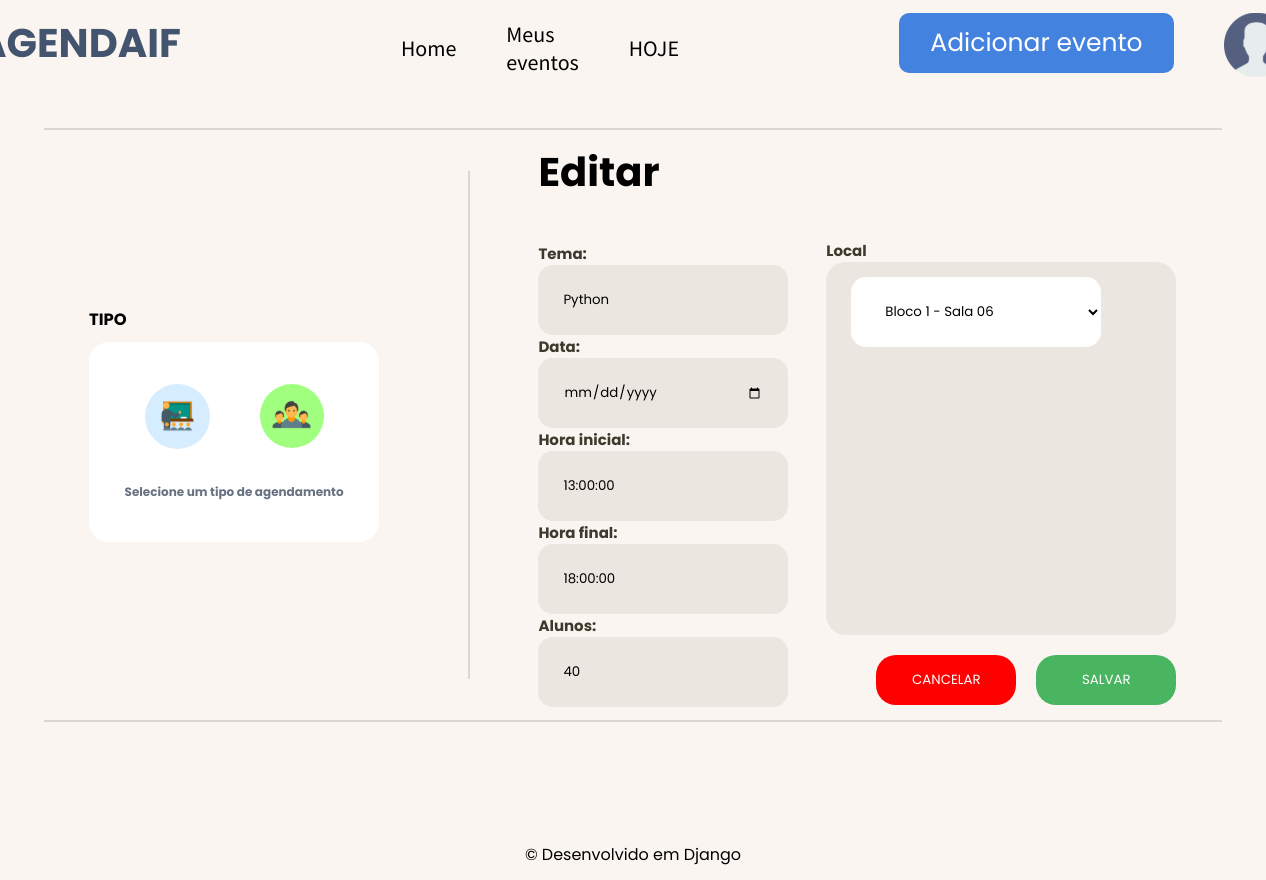
The app's page /eventos/edit/63 (signed in) with its own data.
### events/models.py (models this page shows, shortened)
class Eventos(models.Model):
    name = models.CharField(max_length=80, verbose_name= 'Disciplina ou Tema:')
    registrationDate = models.DateField(default= date.today, verbose_name= 'Data')
    timeStart = models.TimeField( verbose_name= 'Hora inicial')
    timeEnd = models.TimeField(verbose_name= 'Hora final')
    meals = models.DecimalField(max_digits=3, decimal_places= 0, verbose_name= 'Refeições')
    tipo = models.CharField(max_length=12)
    local = models.ForeignKey(Salas, on_delete= models.DO_NOTHING, verbose_name= 'Local')
    user = models.ForeignKey(User, on_delete=models.DO_NOTHING)
    class Meta:
        verbose_name = 'Evento'

### events/views.py (the view, shortened to what this page needs)
# urls.py: path('edit/<int:id>', views.update, name='edit'),
def update(request, id):
    if request.method == 'GET':
            user = User.objects.get(id = request.session['user'])
            evento = Eventos.objects.filter(id = id)
            events = Eventos.objects.get(id = id)
            if user == events.user:
                form = AddEvent(instance = events)
                form.fields['user'].initial = request.session['user']
                form.fields['tipo'].initial = 'Aula'
                return render(request, 'editEvent.html', {'form': form, 'event': events, 'evento:': evento, 'user': user})
            elif user.tipo == "admin":
                form = AddEvent(instance = events)
                form.fields['user'].initial = request.session['user']
                form.fields['tipo'].initial = 'Aula'
                return render(request, 'editEvent.html', {'form': form, 'event': events, 'evento:': evento, 'user': user})
            else:
                return redirect('/eventos/all/?status=2')
    """ else:
        return redirect('/usuario/login/?status=2') """

### events/forms.py
class AddEvent(forms.ModelForm):
    class Meta:
        model = Eventos
        fields = "__all__"
        widgets = {'registrationDate': Date()}
    def __init__(self, *args, **kwargs):
        super().__init__(*args, **kwargs)
        self.fields['user'].widget = forms.HiddenInput()
        self.fields['tipo'].widget = forms.HiddenInput()

### events/models.py (called while the page is built)
    def __str__(self) -> str:
        return self.name

### events/templates/editEvent.html (shortened to what this page needs)
{% extends 'baseAdd.html' %}
{% load static %}
{% block 'content' %}
<section class="left">
    <div class="block">
        <h3>TIPO</h3>
        <section id="square">
            <div class="buttons">
                <a href=""><img src="{% static 'img/classroom.svg' %}"></a>
                <a href=""><img src="{% static 'img/event green.svg' %}"></a>
            </div>
            <h4>Selecione um tipo de agendamento</h4>
        </section>
    </div>
</section>
<div class="line2"></div>
<section class="right">
    <div class="div-left">
        <form method="post">
            <h1>Editar</h1>
            <h2>Tema:</h2>
            {{form.name}}
            <h2>Data:</h2>
            {{form.registrationDate}}
            <h2>Hora inicial:</h2>
            {{form.timeStart}}
            <h2>Hora final:</h2>
            {{form.timeEnd}}
            <h2>Alunos:</h2>
            {{form.meals}}
            </div>
            <div class="div-right">
                <h2>Local</h2>
                <div class="rooms">
                    {{form.local}}
                </div>
                <div class="buttons">
                    <a href="{% url 'home' %}"><button style="background-color:red;" type="button">CANCELAR</button></a>
                    <input type="submit" value="SALVAR" style="background-color:#4AB561" class="button">
                </div>
            </div>
</section>
{% endblock %}

### static/css/AddE.css (style rules this page uses)
* { margin: 0; padding: 0; box-sizing: border-box; font-family: 'Poppins', sans-serif; }
.line2 { height: 90%; padding: 1px; background-color: #DDD6CF; }
body { display: flex; flex-direction: column; height: 100vh; background-color: #FAF5F0; }
header nav ul li, a { font-family: 'Source Sans Pro', sans-serif; list-style: none; text-decoration: none; }
main section.left { display: flex; flex-direction: column; justify-content: center; align-items: center; width: 700px; gap: 15px; padding: 0 7% 0 7%; font-size: 14px; }
main section.left div.block { display: flex; flex-direction: column; gap: 10px; }
main section.left section#square { display: flex; flex-direction: column; align-items: center; justify-content: center; gap: 30px; width: 290px; height: 200px; border-radius: 20px; background-color: white; }
main section.left section#square div.buttons { display: flex; gap: 50px; }
main section.left section#square h4 { font-size: 12px; color: #687382; }
main section.right { display: flex; width: 1400px; padding: 0 0 0 3%; align-items: center; }
main section.right div.div-left { display: flex; flex-direction: column; margin: 0 5% 0 4%; }
main section.right div.div-left h1 { display: flex; font-size: 40px; margin-bottom: 40px; }
main section.right div.div-left h2 { font-size: 15px; color: #3C3A2D; }
main section.right div.div-left input { background-color: #ECE6E0; padding: 0 10% 0 10%; height: 70px; width: 250px; border: none; border-radius: 15px; }
main section.right div.div-right { display: flex; flex-direction: column; height: 560px; padding: 94px 0 0 0; }
main section.right div.div-right h2 { display: flex; font-size: 15px; color: #3C3A2D; }
main section.right div.div-right select { background-color: #ffffff; padding: 0 10% 0 10%; height: 70px; width: 250px; border: none; border-radius: 15px; }
main section.right div.div-right div.rooms { display: flex; justify-content: space-between; flex-wrap: wrap; padding: 15px 25px; background-color: #ECE6E0; height: 390px; width: 350px; border-radius: 20px; }
main section.right div.div-right div.buttons { display: flex; margin-top: 20px; gap: 20px; justify-content: flex-end; }
main section.right div.div-right div.buttons button, .button { width: 140px; height: 50px; border: none; color: white; border-radius: 20px; cursor: pointer; }

### records on screen
Eventos: name "Python", timeStart "13:00:00", timeEnd "18:00:00", meals "40", local "Bloco 1 - Sala 06"
